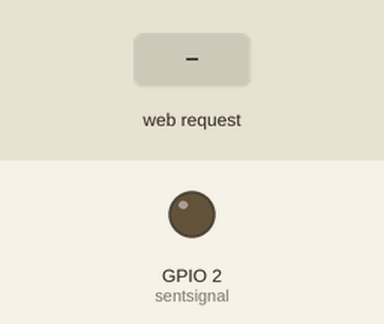
A sketch run on a simulated ESP32. On the bench: output pins drawn as LEDs (lit = HIGH). Inputs (shaded band) come from the test bench. WiFi joins after 1.5 s; servers stay silent unless stated; what the sketch prints to the serial monitor is not drawn.

Above: at 2.7 s.
2.8 s: HTTP request GET /button/on received
At 12.7 s:
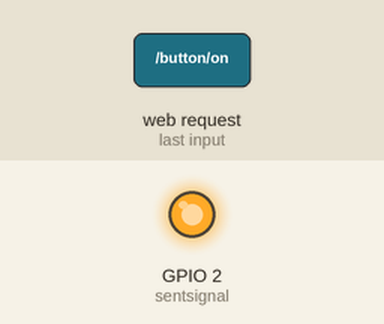
13.0 s: HTTP request GET /button/off received
At 24.1 s:
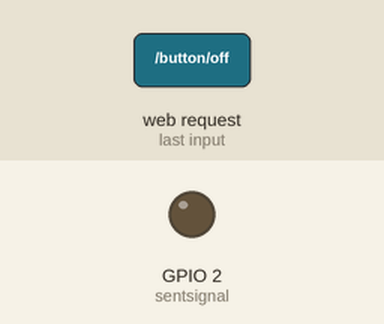
Timing chart, 0 to 25.6 s (numbered marks = the images above; inputs shaded):
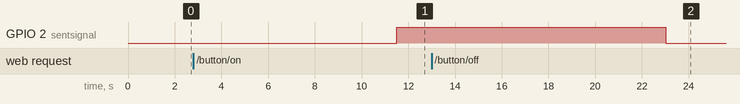

Measured:
- after the input at 2.8 s, GPIO 2 (sentsignal): LOW → HIGH after 8.7 s
- after the input at 13.0 s, GPIO 2 (sentsignal): HIGH → LOW after 10.0 s

The sketch:

espnowwroom.ino
```cpp
#include <esp_now.h>
#include <WiFi.h>

// Replace with your network credentials
const char* ssid = "vivo V27e";
const char* password = "DEOOOOOO";

WiFiServer server(80);

int checkCam;

String header;

// Auxiliar variables to store the current output state
String Button = "off";

// Assign output variables to GPIO pins
const int sentsignal = 2;

// Current time
unsigned long currentTime = millis();
// Previous time
unsigned long previousTime = 0;
// Define timeout time in milliseconds (example: 2000ms = 2s)
const long timeoutTime = 2000;

// REPLACE WITH YOUR ESP RECEIVER'S MAC ADDRESS
uint8_t broadcastAddress1[] = {0xec, 0x64, 0xc9, 0xac, 0xfb, 0x60};
// uint8_t broadcastAddress2[] = {0xFF, , , , , };
// uint8_t broadcastAddress3[] = {0xFF, , , , , };

typedef struct test_struct {
  int captureValue;
} test_struct;

esp_now_peer_info_t peerInfo;

void OnDataSent(const uint8_t *mac_addr, esp_now_send_status_t status) {
  char macStr[18];
  Serial.print("Packet to: ");
  // Copies the sender mac address to a string
  snprintf(macStr, sizeof(macStr), "%02x:%02x:%02x:%02x:%02x:%02x",
           mac_addr[0], mac_addr[1], mac_addr[2], mac_addr[3], mac_addr[4], mac_addr[5]);
  Serial.print(macStr);
  Serial.print(" send status:\t");
  Serial.println(status == ESP_NOW_SEND_SUCCESS ? "Delivery Success" : "Delivery Fail");
}

void sendsignal() {

  test_struct test;
  test.captureValue = 10;

  esp_err_t result1 = esp_now_send(
    broadcastAddress1,
    (uint8_t *) &test,
    sizeof(test_struct));

  if (result1 == ESP_OK) {
    Serial.println("Sent with success");
  }
  else {
    Serial.println("Error sending the data");
  }
}

void espnowConnect() {
  WiFi.mode(WIFI_AP_STA);

  if (esp_now_init() != ESP_OK) {
    Serial.println("Error initializing ESP-NOW");
    return;
  }

  esp_now_register_send_cb(OnDataSent);

  // register peer
  peerInfo.channel = 0;
  peerInfo.encrypt = false;

  memcpy(peerInfo.peer_addr, broadcastAddress1, 6);
  if (esp_now_add_peer(&peerInfo) != ESP_OK){
    Serial.println("Failed to add peer");
    return;
  }
}

void wifiConnect() {
  //Connect to Wi-Fi network with SSID and password
  Serial.print("Connecting to ");
  Serial.println(ssid);
  WiFi.begin(ssid, password);
  while (WiFi.status() != WL_CONNECTED) {
    delay(500);
    Serial.print(".");
  }
  // Print local IP address and start web server
  Serial.println("");
  Serial.println("WiFi connected.");
  Serial.println("IP address: ");
  Serial.println(WiFi.localIP());
  server.begin();
}

void receivesignal() {
  WiFiClient client = server.available();   // Listen for incoming clients

  if (client) {                             // If a new client connects,
    currentTime = millis();
    previousTime = currentTime;
    Serial.println("New Client.");          // print a message out in the serial port
    String currentLine = "";                // make a String to hold incoming data from the client
    while (client.connected() && currentTime - previousTime <= timeoutTime) {  // loop while the client's connected
      currentTime = millis();
      if (client.available()) {             // if there's bytes to read from the client,
        char c = client.read();             // read a byte, then
        Serial.write(c);                    // print it out the serial monitor
        header += c;
        if (c == '\n') {                    // if the byte is a newline character
          // if the current line is blank, you got two newline characters in a row.
          // that's the end of the client HTTP request, so send a response:
          if (currentLine.length() == 0) {
            // HTTP headers always start with a response code (e.g. HTTP/1.1 200 OK)
            // and a content-type so the client knows what's coming, then a blank line:
            client.println("HTTP/1.1 200 OK");
            client.println("Content-type:text/html");
            client.println("Connection: close");
            client.println();

            // turns the GPIOs on and off
            if (header.indexOf("GET /button/on") >= 0) {
              Serial.println("Capture Mode ON");
              Button = "on";
              checkCam = 1;
              digitalWrite(sentsignal, HIGH);
            } else if (header.indexOf("GET /button/off") >= 0) {
              Serial.println("Capture Mode OFF");
              Button = "off";
              checkCam = 0;
              digitalWrite(sentsignal, LOW);
            }

            // Display the HTML web page
            client.println("<!DOCTYPE html><html>");
            client.println("<head><meta name=\"viewport\" content=\"width=device-width, initial-scale=1\">");
            client.println("<link rel=\"icon\" href=\"data:,\">");
            // CSS to style the on/off buttons
            // Feel free to change the background-color and font-size attributes to fit your preferences
            client.println("<style>html { font-family: Helvetica; display: inline-block; margin: 0px auto; text-align: center;}");
            client.println(".button { background-color: #4CAF50; border: none; color: white; padding: 16px 40px;");
            client.println("text-decoration: none; font-size: 30px; margin: 2px; cursor: pointer;}");
            client.println(".button2 {background-color: #555555;}</style></head>");

            // Web Page Heading
            client.println("<body><h1>ECOFLUSH TOILET</h1>");

            // Display current state, and ON/OFF buttons for GPIO 26
            client.println("<p>Capture - Mode " + Button + "</p>");
            // If the output26State is off, it displays the ON button
            if (Button=="off") {
              client.println("<p><a href=\"/button/on\"><button class=\"button\">ON</button></a></p>");
            } else {
              client.println("<p><a href=\"/button/off\"><button class=\"button button2\">OFF</button></a></p>");
            }

            // The HTTP response ends with another blank line
            client.println();
            // Break out of the while loop
            break;
          } else { // if you got a newline, then clear currentLine
            currentLine = "";
          }
        } else if (c != '\r') {  // if you got anything else but a carriage return character,
          currentLine += c;      // add it to the end of the currentLine
        }
      }
    }
    // Clear the header variable
    header = "";
    // Close the connection
    client.stop();
    Serial.println("Client disconnected.");
    Serial.println("");
  }
}

void setup() {

  Serial.begin(115200);

  checkCam = 0;

  pinMode(sentsignal, OUTPUT);
  // Set outputs to LOW
  digitalWrite(sentsignal, LOW);

  wifiConnect();

  // receivesignal();

}

void loop() {
  receivesignal();
  Serial.println(checkCam);
  if (checkCam == 1) {
    WiFi.disconnect();
    espnowConnect();
    sendsignal();
    checkCam = 0;
    wifiConnect();
  }
  delay(10000);
}
```
